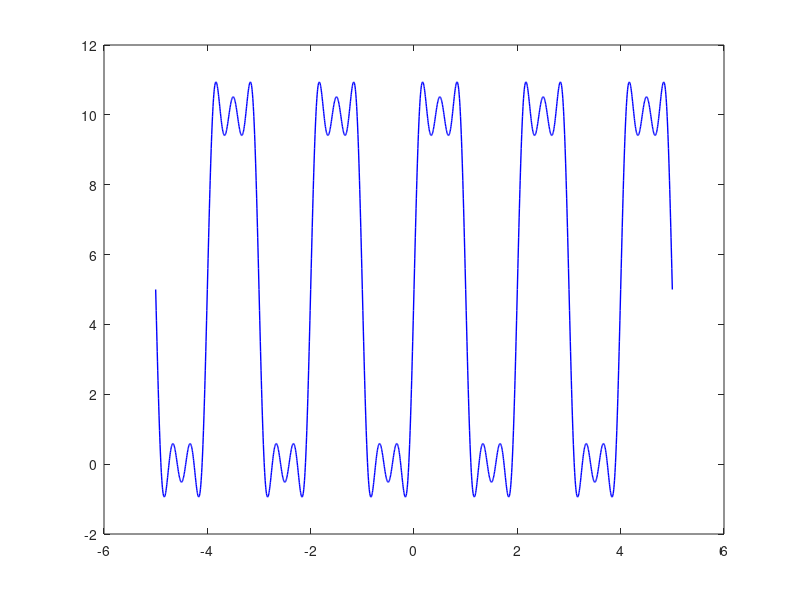

Recreate this plot in MATLAB.
close all
clear
clc

tic
fs=200
t=-5:1/fs:5;
N=5;
n=1:N;
ao=10;
an=10*sin(pi*n)./(pi*n);
bn=20*(sin(pi*n/2)).^2./(pi*n);

x=(ao/2)+an*cos(pi*n'*t)+bn*sin(pi*n'*t);
figure
plot(t,x,'linewidth',1,'color',[0 0 255]/255)
toc
